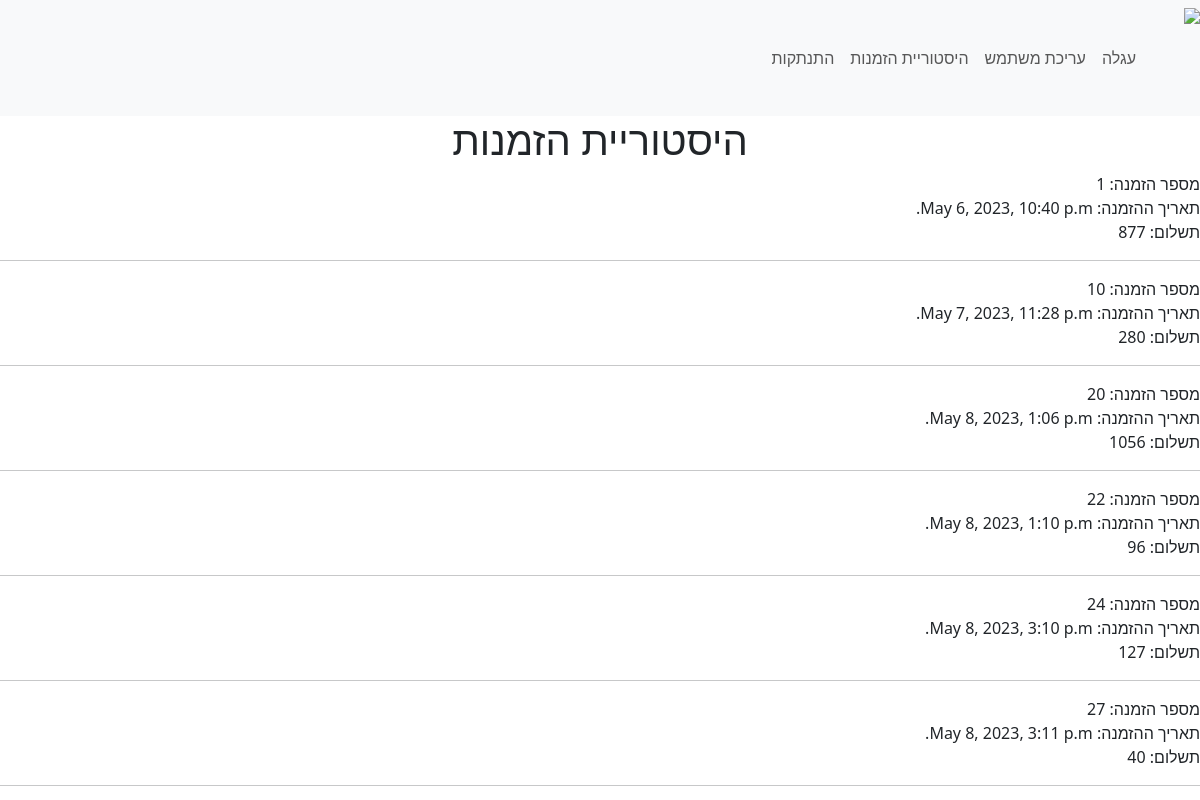
/order_history/ (signed in), run on the app's committed database.
### orders/models.py (models this page shows)
class Order(models.Model):
        order=models.OneToOneField(Cart, on_delete=models.CASCADE, primary_key=True)
        is_delivered=models.BooleanField(default=False)
        address=models.CharField(max_length=150)
        comment=models.TextField()
        created=models.DateTimeField(auto_now_add=True)

### orders/views.py (the view)
# urls.py: path('order_history/', views.order_history, name='order_history'),
@login_required(login_url='login_view')
def order_history(request):
    orders=Order.objects.all()
    order_list = []
    for orderli in orders:
        if orderli.order.user == request.user:
            cart_id = orderli.order.id
            items = Item.objects.filter(cart_id=cart_id)
            order_list.append({'order': orderli, 'payment': sum(x.amount * x.dish.price for x in items)})
    print(order_list)
    return render(request,'order_history.html',{"order_list": order_list})

### orders/templates/order_history.html (shortened to what this page needs)
{%extends 'layout.html'%}
{% block content%}
<form action="{%url 'order_history'%}" style="direction: rtl; border: 100%; background-color: white;" >
    <h1 style="display: flex; justify-content: center;">היסטוריית הזמנות</h1>
{%for item in order_list%}
    <label> מספר הזמנה: </label>
    {{ item.order.pk }}
    <br/>
    <label> תאריך ההזמנה: </label>
    {{ item.order.created }}
    <br/>
    <label> תשלום: </label>
    {{ item.payment }}
    <br/>
    <hr>
{%endfor%}
</form>
{%endblock content%}

### templates/layout.html (shortened to what this page needs)
<!DOCTYPE html>
<html lang="en">
<head>
    <link href="https://cdn.jsdelivr.net/npm/bootstrap@5.3.0-alpha3/dist/css/bootstrap.min.css" rel="stylesheet">
</head>
<body style="direction: rtl;">
    <nav class="navbar navbar-expand-lg navbar-light bg-light">
        <img src="https://madkor.co.il/wp-content/uploads/2018/03/unnamed-file.png" height="100px">
        <div class="collapse navbar-collapse" id="navbarNavDropdown">
          <ul class="navbar-nav">
            <li class="nav-item">
              <a class="nav-link" href="{% url 'order' %}">עגלה</a>
            </li>
            <li class="nav-item">
              <a class="nav-link" href="{%url 'update_user'%}">עריכת משתמש</a>
            </li>
            <li class="nav-item">
              <a class="nav-link" href="{%url 'order_history'%}">היסטוריית הזמנות</a>
            </li>
            <li class="nav-item active">
              <a class="nav-link" href="{%url 'logout_user'%}">התנתקות</a>
            </li>
          </ul>
        </div>
      </nav>
    {%block content%}
    {%endblock content%}
</body>
</html>

### templates/layout.html (style rules this page uses)
body { background-image:url("https://datilishes.b-cdn.net/wp-content/uploads/2022/07/KARELA-09140.jpg") ; background-size: 100% }

### data on the page
Order: order.pk "1", order.created "May 6, 2023, 10:40 p.m.", payment "877"
Order: order.pk "10", order.created "May 7, 2023, 11:28 p.m.", payment "280"
Order: order.pk "20", order.created "May 8, 2023, 1:06 p.m.", payment "1056"
Order: order.pk "22", order.created "May 8, 2023, 1:10 p.m.", payment "96"
Order: order.pk "24", order.created "May 8, 2023, 3:10 p.m.", payment "127"
Order: order.pk "27", order.created "May 8, 2023, 3:11 p.m.", payment "40"
